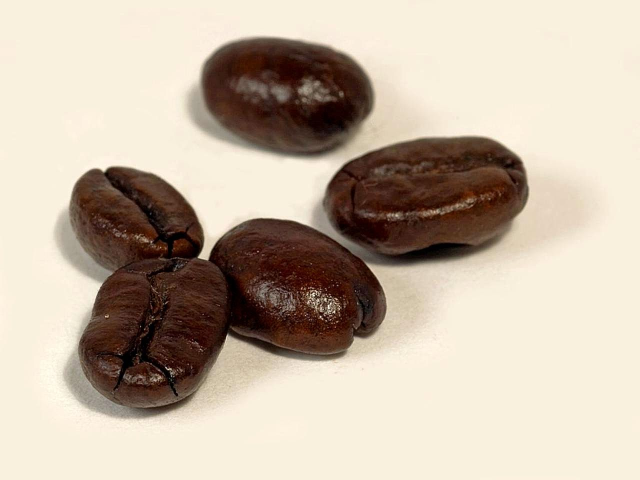
#> input picture Automated Image Segmentation and Object Measurement System/data/images/beans_coffee_06.jpg, 1280 x 960 px (shown at 1/2 size); its folder holds only this picture in this run
$ python -i dataset.py   (imports and definitions only)
#> lines starting #> are read from the running program, lines starting #| are printed output that depends on the picture
#> further down, picture is the input picture: shape (960, 1280, 3); mean B, G, R 165.2, 182.1, 196.4
"""
dataset.py
==========
Image acquisition for the panorama project.

Two acquisition modes are supported:

1. REAL MODE  -- if the ``images/`` folder contains >= 3 photographs, they are
   loaded directly.  This is the mode to use for photographs taken with a phone
   or camera.

2. SCENE MODE -- a single large planar "scene" is used, and a set of overlapping
   views is produced by warping that scene with *known* homographies.  Because
   the ground-truth homography relating any two views is known exactly, the
   accuracy of the estimated homography can be measured in pixels rather than
   merely inspected by eye.  This is what makes the quantitative evaluation in
   this project genuinely quantitative.

   The scene itself is a real photograph, a view of the fishing harbour at
   Elmina downloaded from Wikimedia Commons by ``download_scene.py``.  Using a
   photograph rather than a drawn pattern means the detectors are tested on
   genuine photographic texture -- boat hulls, masts, nets and roofs, and a wide
   band of almost featureless sky -- while the ground truth stays exact.  If the
   photograph has not been downloaded, a procedurally drawn scene is used
   instead so that the pipeline still runs offline.
"""

from __future__ import annotations

import json
import os
from dataclasses import dataclass, field

import cv2
import numpy as np

# --------------------------------------------------------------------------- #
# Constants
# --------------------------------------------------------------------------- #

SCENE_W, SCENE_H = 2000, 900     # size of the virtual planar scene
VIEW_W, VIEW_H = 800, 600        # size of each simulated camera view
RNG_SEED = 20252026              # fixed so that every run is reproducible

IMAGE_EXTS = (".jpg", ".jpeg", ".png", ".bmp", ".tif", ".tiff")

# The real photograph used as the planar scene, fetched by download_scene.py.
SCENE_PHOTO = os.path.join(os.path.dirname(os.path.dirname(os.path.abspath(__file__))),
                           "data", "scene", "harbour_scene.jpg")
# Vertical placement of the crop taken from that photograph. Slightly below the
# middle, which keeps the fort and the full width of the moored boats while
# trimming some of the featureless sky.
SCENE_CROP_BIAS = 0.62


# --------------------------------------------------------------------------- #
# Data container
# --------------------------------------------------------------------------- #

@dataclass
class ViewSet:
    """A set of overlapping views of one scene.

    Attributes
    ----------
    images : list of BGR uint8 arrays
    names  : human readable name of each view
    H_scene_to_view : list of 3x3 arrays or None
        Ground-truth homography mapping scene coordinates to the coordinates of
        each view.  ``None`` in REAL mode, where no ground truth exists.
    synthetic : whether ground truth is available
    """
    images: list = field(default_factory=list)
    names: list = field(default_factory=list)
    H_scene_to_view: list = field(default_factory=list)
    synthetic: bool = True

    def __len__(self):
        return len(self.images)

    # [36 lines left out: functions gt_homography, _texture_background, not called in this run]


def _random_colour(rng):
    return tuple(int(c) for c in rng.integers(0, 256, 3))


# [277 lines left out: functions load_scene_photo, build_scene, build_synthetic_scene, _quad_from_params, render_view, apply_photometric and 4 more, not called in this run]


# --------------------------------------------------------------------------- #
# Pre-processing (Task 2: "image preparation")
# --------------------------------------------------------------------------- #

def preprocess(img, use_clahe: bool = True, denoise: bool = True):
    """Convert to greyscale and improve local contrast.

    Rationale
    ---------
    * Greyscale: all descriptors under test are intensity based, so colour is
      discarded before detection.
    * A light Gaussian blur suppresses sensor noise that would otherwise create
      spurious low-contrast keypoints, without removing the structures that
      carry the useful features.
    * CLAHE (Contrast Limited Adaptive Histogram Equalisation) equalises
      contrast *locally*.  This matters because ORB's FAST detector uses a fixed
      intensity threshold and therefore finds very few keypoints in dark or
      washed-out regions; CLAHE partially removes that dependence on exposure.
    """
#> called with use_clahe = True, denoise = True
    gray = cv2.cvtColor(img, cv2.COLOR_BGR2GRAY)
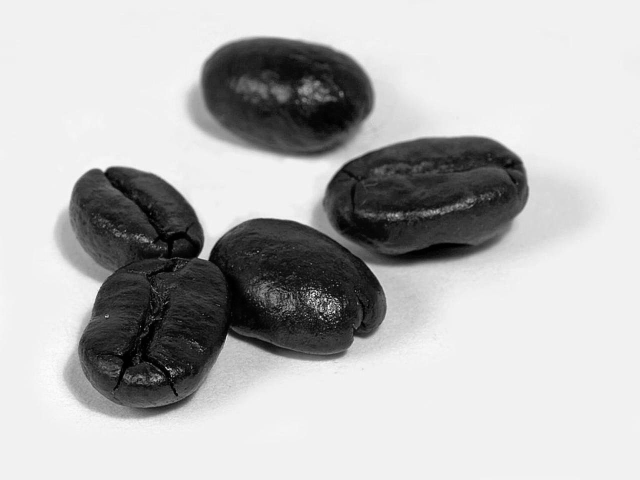
#> gray: shape (960, 1280) (shown at 1/2 size); min 0, max 253, mean 184.3
    if denoise:
        gray = cv2.GaussianBlur(gray, (3, 3), 0.8)
    if use_clahe:
        clahe = cv2.createCLAHE(clipLimit=2.0, tileGridSize=(8, 8))
        gray = clahe.apply(gray)
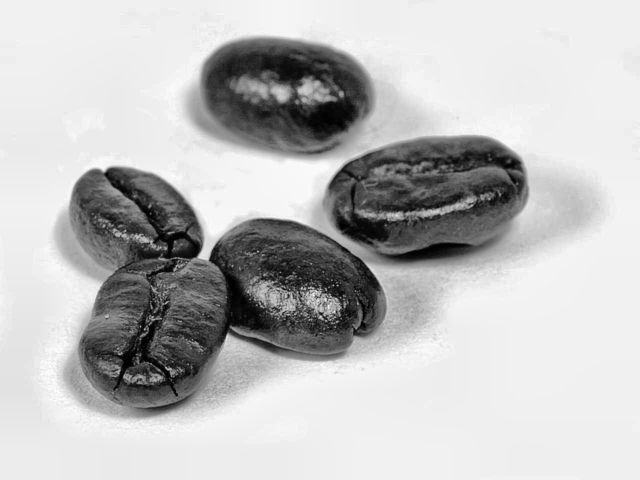
#> gray: shape (960, 1280) (shown at 1/2 size); min 0, max 253, mean 190.1
    return gray


# [9 lines left out: function save_viewset, not called in this run]

>>> import cv2
>>> picture = cv2.imread('../../Automated Image Segmentation and Object Measurement System/data/images/beans_coffee_06.jpg')
>>> result = preprocess(picture)

$ run again, on Automated Image Segmentation and Object Measurement System/data/images/beans_cowpea_scale_05.jpg
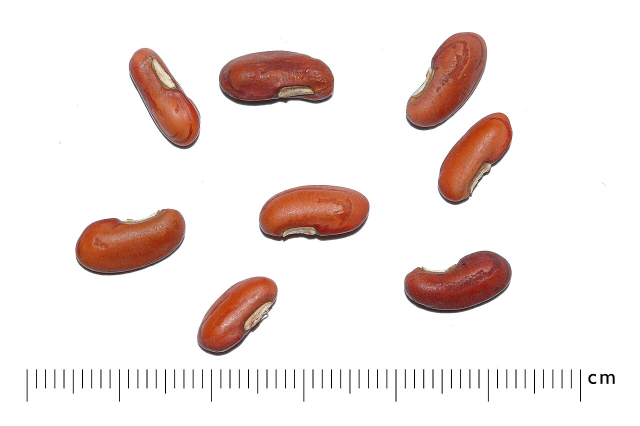
#> input picture Automated Image Segmentation and Object Measurement System/data/images/beans_cowpea_scale_05.jpg, 1280 x 851 px (shown at 1/2 size)
#> picture is the input picture: shape (851, 1280, 3); mean B, G, R 228.2, 230.7, 240.6
#> in preprocess, `gray = cv2.cvtColor(img, cv2.COLOR_BGR2GRAY)`:
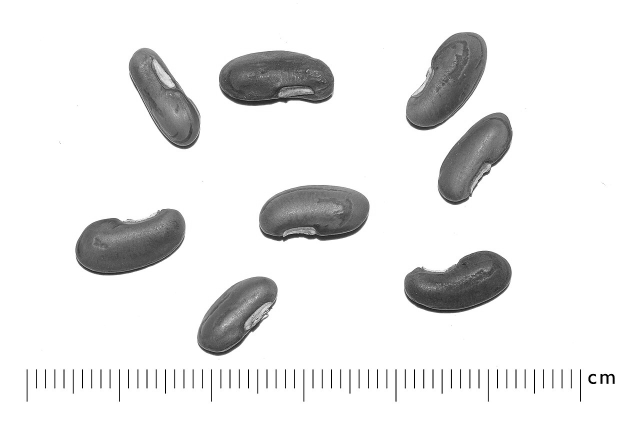
#> gray: shape (851, 1280) (shown at 1/2 size); min 0, max 255, mean 233.4

$ run again, on Automated Image Segmentation and Object Measurement System/data/images/beans_pinto_dense_08.jpg
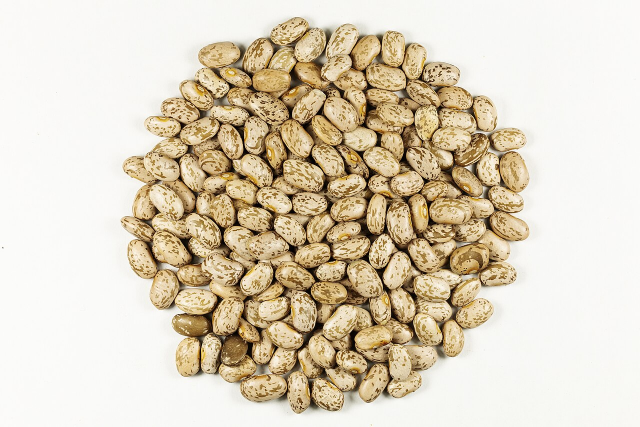
#> input picture Automated Image Segmentation and Object Measurement System/data/images/beans_pinto_dense_08.jpg, 1280 x 853 px (shown at 1/2 size)
#> picture is the input picture: shape (853, 1280, 3); mean B, G, R 188.9, 209.1, 220.1
#> in preprocess, `gray = cv2.cvtColor(img, cv2.COLOR_BGR2GRAY)`:
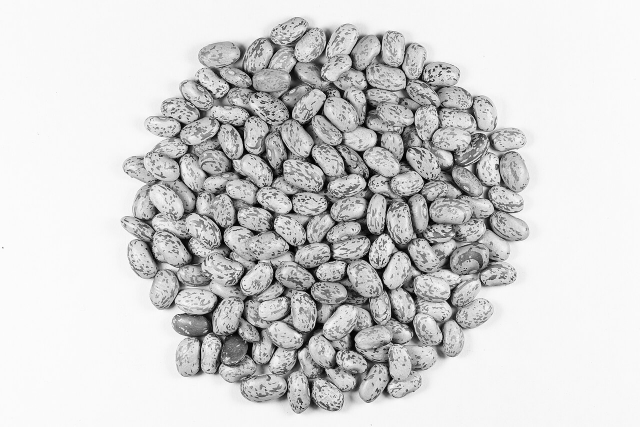
#> gray: shape (853, 1280) (shown at 1/2 size); min 0, max 255, mean 210.2
#> in preprocess, `gray = clahe.apply(gray)`:
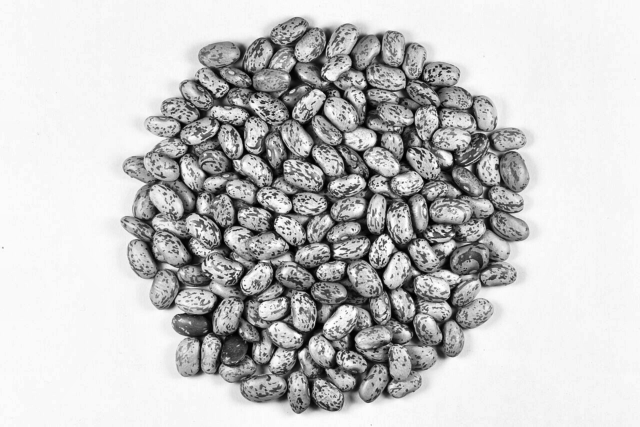
#> gray: shape (853, 1280) (shown at 1/2 size); min 0, max 255, mean 197.9

$ run again, on Automated Image Segmentation and Object Measurement System/data/images/seeds_pale_04.jpg
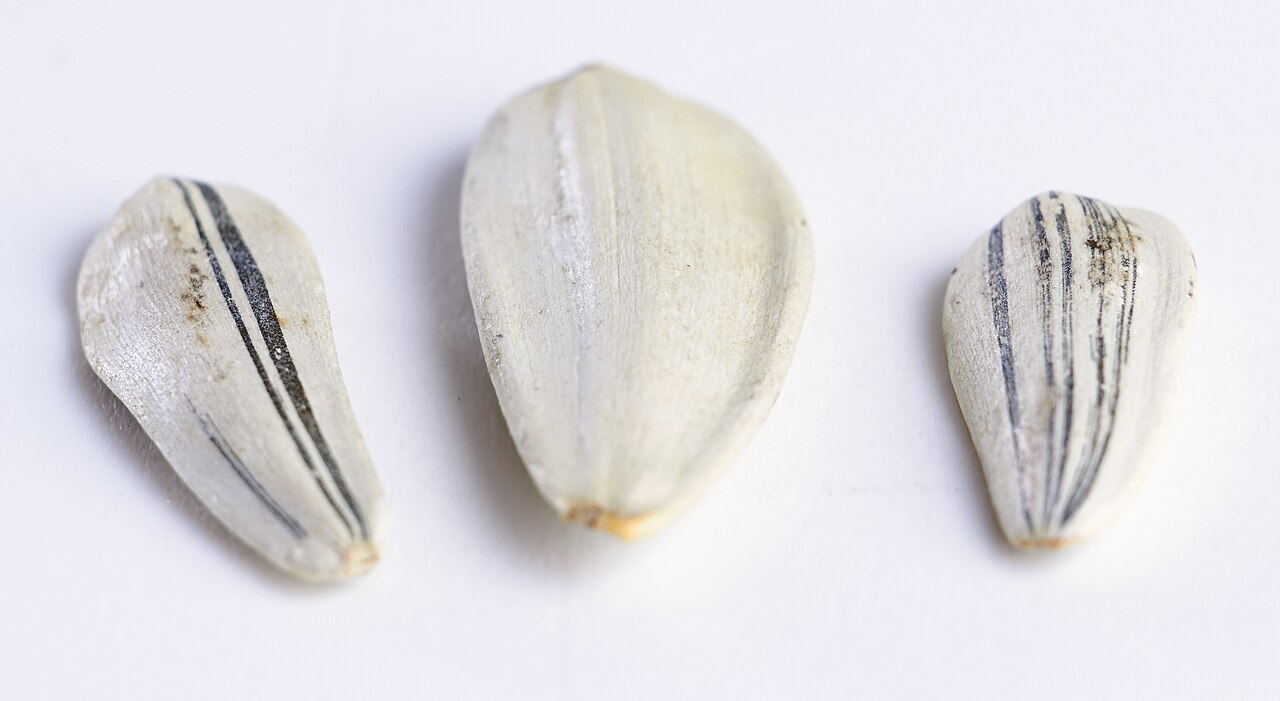
#> input picture Automated Image Segmentation and Object Measurement System/data/images/seeds_pale_04.jpg, 1280 x 701 px
#> picture is the input picture: shape (701, 1280, 3); mean B, G, R 224.6, 221.2, 223
#> in preprocess, `gray = clahe.apply(gray)`:
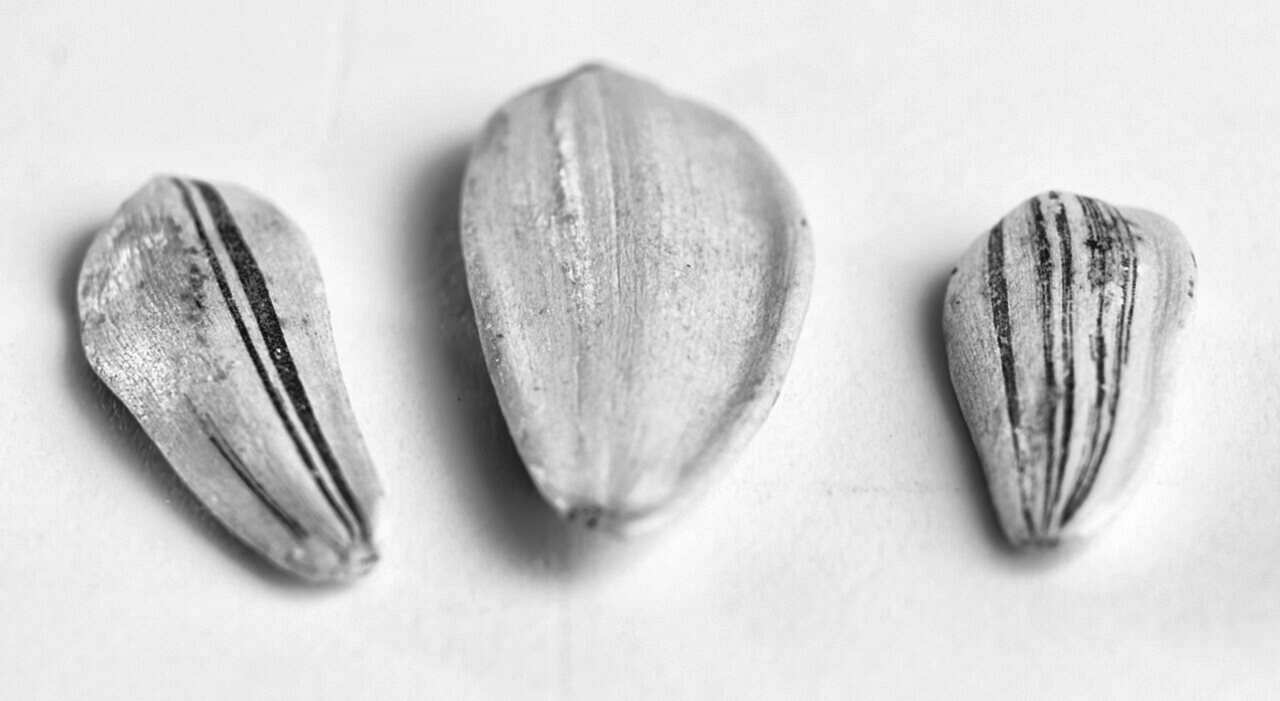
#> gray: shape (701, 1280); min 13, max 253, mean 208.8
